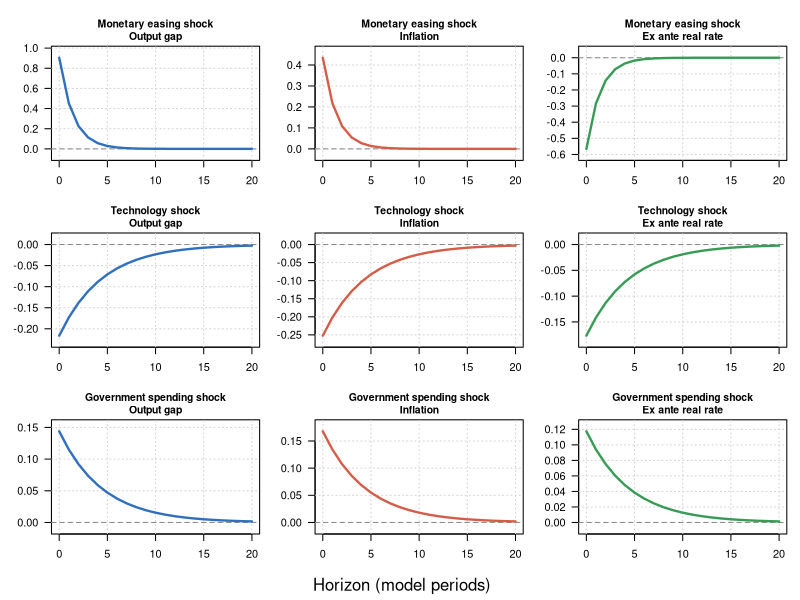

Write R code to recreate this figure.
## ---- chunk 1
#| label: fig-rank-irf-numerical
#| fig-cap: "単一の1単位ショックに対するRANKモデルのIRF。値は例示的であり、特定経済の推定値ではない。横軸はモデル期間。パラメータは $\\beta=0.99$、$\\gamma=\\varphi=1$、$\\alpha=0.33$、$G/Y=0.20$、$\\psi=6$、$\\eta=80$、政策反応係数 $1.5$。持続性は金融政策 $0.5$、技術・政府支出 $0.8$。"
#| fig-width: 8
#| fig-height: 6.3
#| fig-pos: H
#| fig-align: center
#| out-width: "95%"
#| echo: !expr knitr::is_html_output()
#| code-fold: true
#| code-summary: "Rコードを表示"

beta <- 0.99
gamma <- 1
varphi <- 1
alpha <- 0.33
GY <- 0.2
psi <- 6
eta <- 80
phi <- 1.5
MC <- 1

rho_m <- 0.5
rho_a <- 0.8
rho_g <- 0.8

tilde_gamma <- gamma / (1 - GY)
tilde_varphi <- (varphi + alpha) / (1 - alpha)
zeta_a <- (tilde_varphi + 1) / (tilde_varphi + tilde_gamma)
zeta_g <- tilde_gamma / (tilde_varphi + tilde_gamma)
kappa_x <- MC * (tilde_gamma + tilde_varphi) * psi / eta

kappa_i <- function(rho) kappa_x / (1 - beta * rho)
omega_i <- function(rho) {
  kappa_rho <- kappa_i(rho)
  tilde_gamma * (1 - rho) /
    (kappa_rho * (phi - rho) + tilde_gamma * (1 - rho))
}

kappa_m <- kappa_i(rho_m)
kappa_a <- kappa_i(rho_a)
kappa_g <- kappa_i(rho_g)

Omega <- 1 / (kappa_m * (phi - rho_m) + tilde_gamma * (1 - rho_m))
Omega_m <- tilde_gamma * (1 - rho_m) * Omega
Omega_a <- omega_i(rho_a)
Omega_g <- omega_i(rho_g)

impact <- list(
  monetary = c(
    x = Omega,
    pi = kappa_m * Omega,
    r = -Omega_m
  ),
  technology = c(
    x = -zeta_a * Omega_a,
    pi = -kappa_a * zeta_a * Omega_a,
    r = -(phi - rho_a) * kappa_a * zeta_a * Omega_a
  ),
  government = c(
    x = (1 - zeta_g) * Omega_g,
    pi = kappa_g * (1 - zeta_g) * Omega_g,
    r = (phi - rho_g) * kappa_g * (1 - zeta_g) * Omega_g
  )
)

rhos <- c(monetary = rho_m, technology = rho_a, government = rho_g)
h <- 0:20
shock_names <- c(
  monetary = "Monetary easing shock",
  technology = "Technology shock",
  government = "Government spending shock"
)
var_names <- c(x = "Output gap", pi = "Inflation", r = "Ex ante real rate")
var_cols <- c(x = "#2F6FBE", pi = "#D45D48", r = "#379B55")

op <- par(mfrow = c(3, 3), mar = c(3.0, 3.4, 2.5, 0.8), oma = c(2.0, 0.5, 1.0, 0.2), las = 1)

for (shock in names(impact)) {
  for (v in names(var_names)) {
    response <- impact[[shock]][v] * rhos[shock]^h
    y_lim <- range(c(0, response))
    pad <- 0.08 * diff(y_lim)
    if (pad == 0) pad <- 0.1
    plot(
      h, response,
      type = "n",
      xlab = "",
      ylab = "",
      main = paste(shock_names[shock], var_names[v], sep = "\n"),
      ylim = y_lim + c(-pad, pad),
      cex.main = 0.95
    )
    grid()
    abline(h = 0, lty = 2, col = "gray55")
    lines(h, response, lwd = 2.3, col = var_cols[v])
  }
}

mtext("Horizon (model periods)", side = 1, outer = TRUE, line = 0.5)
par(op)
